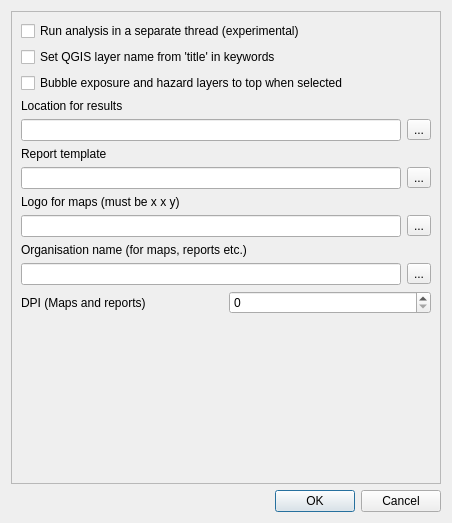
<?xml version="1.0" encoding="UTF-8"?>
<ui version="4.0">
 <class>RiabOptionsBase</class>
 <widget class="QDialog" name="RiabOptionsBase">
  <property name="geometry">
   <rect>
    <x>0</x>
    <y>0</y>
    <width>452</width>
    <height>523</height>
   </rect>
  </property>
  <property name="windowTitle">
   <string>Risk In A Box - Options</string>
  </property>
  <layout class="QGridLayout" name="gridLayout">
   <item row="2" column="0">
    <widget class="QDialogButtonBox" name="buttonBox">
     <property name="orientation">
      <enum>Qt::Horizontal</enum>
     </property>
     <property name="standardButtons">
      <set>QDialogButtonBox::Cancel|QDialogButtonBox::Ok</set>
     </property>
    </widget>
   </item>
   <item row="1" column="0">
    <widget class="QScrollArea" name="scrollArea">
     <property name="widgetResizable">
      <bool>true</bool>
     </property>
     <widget class="QWidget" name="scrollAreaWidgetContents">
      <property name="geometry">
       <rect>
        <x>0</x>
        <y>0</y>
        <width>432</width>
        <height>470</height>
       </rect>
      </property>
      <layout class="QGridLayout" name="gridLayout_2">
       <item row="0" column="0">
        <widget class="QCheckBox" name="checkBox">
         <property name="text">
          <string>Run analysis in a separate thread (experimental)</string>
         </property>
        </widget>
       </item>
       <item row="1" column="0">
        <widget class="QCheckBox" name="checkBox_2">
         <property name="text">
          <string>Set QGIS layer name from 'title' in keywords</string>
         </property>
        </widget>
       </item>
       <item row="2" column="0">
        <widget class="QCheckBox" name="checkBox_3">
         <property name="text">
          <string>Bubble exposure and hazard layers to top when selected</string>
         </property>
        </widget>
       </item>
       <item row="3" column="0">
        <widget class="QLabel" name="label">
         <property name="text">
          <string>Location for results</string>
         </property>
        </widget>
       </item>
       <item row="4" column="0">
        <layout class="QHBoxLayout" name="horizontalLayout_2">
         <item>
          <widget class="QLineEdit" name="lineEdit"/>
         </item>
         <item>
          <widget class="QToolButton" name="toolButton">
           <property name="text">
            <string>...</string>
           </property>
          </widget>
         </item>
        </layout>
       </item>
       <item row="5" column="0">
        <widget class="QLabel" name="label_2">
         <property name="text">
          <string>Report template</string>
         </property>
        </widget>
       </item>
       <item row="6" column="0">
        <layout class="QHBoxLayout" name="horizontalLayout">
         <item>
          <widget class="QLineEdit" name="lineEdit_2"/>
         </item>
         <item>
          <widget class="QToolButton" name="toolButton_2">
           <property name="text">
            <string>...</string>
           </property>
          </widget>
         </item>
        </layout>
       </item>
       <item row="7" column="0">
        <widget class="QLabel" name="label_3">
         <property name="text">
          <string>Logo for maps (must be x x y) </string>
         </property>
        </widget>
       </item>
       <item row="8" column="0">
        <layout class="QHBoxLayout" name="horizontalLayout_3">
         <item>
          <widget class="QLineEdit" name="lineEdit_3"/>
         </item>
         <item>
          <widget class="QToolButton" name="toolButton_3">
           <property name="text">
            <string>...</string>
           </property>
          </widget>
         </item>
        </layout>
       </item>
       <item row="9" column="0">
        <widget class="QLabel" name="label_4">
         <property name="text">
          <string>Organisation name (for maps, reports etc.)</string>
         </property>
        </widget>
       </item>
       <item row="10" column="0">
        <layout class="QHBoxLayout" name="horizontalLayout_4">
         <item>
          <widget class="QLineEdit" name="lineEdit_4"/>
         </item>
         <item>
          <widget class="QToolButton" name="toolButton_4">
           <property name="text">
            <string>...</string>
           </property>
          </widget>
         </item>
        </layout>
       </item>
       <item row="11" column="0">
        <layout class="QHBoxLayout" name="horizontalLayout_5">
         <item>
          <widget class="QLabel" name="label_5">
           <property name="text">
            <string>DPI (Maps and reports)</string>
           </property>
          </widget>
         </item>
         <item>
          <widget class="QSpinBox" name="spinBox"/>
         </item>
        </layout>
       </item>
       <item row="12" column="0">
        <spacer name="verticalSpacer">
         <property name="orientation">
          <enum>Qt::Vertical</enum>
         </property>
         <property name="sizeHint" stdset="0">
          <size>
           <width>20</width>
           <height>40</height>
          </size>
         </property>
        </spacer>
       </item>
      </layout>
     </widget>
    </widget>
   </item>
  </layout>
 </widget>
 <resources/>
 <connections>
  <connection>
   <sender>buttonBox</sender>
   <signal>accepted()</signal>
   <receiver>RiabOptionsBase</receiver>
   <slot>accept()</slot>
   <hints>
    <hint type="sourcelabel">
     <x>248</x>
     <y>254</y>
    </hint>
    <hint type="destinationlabel">
     <x>157</x>
     <y>274</y>
    </hint>
   </hints>
  </connection>
  <connection>
   <sender>buttonBox</sender>
   <signal>rejected()</signal>
   <receiver>RiabOptionsBase</receiver>
   <slot>reject()</slot>
   <hints>
    <hint type="sourcelabel">
     <x>316</x>
     <y>260</y>
    </hint>
    <hint type="destinationlabel">
     <x>286</x>
     <y>274</y>
    </hint>
   </hints>
  </connection>
 </connections>
</ui>
